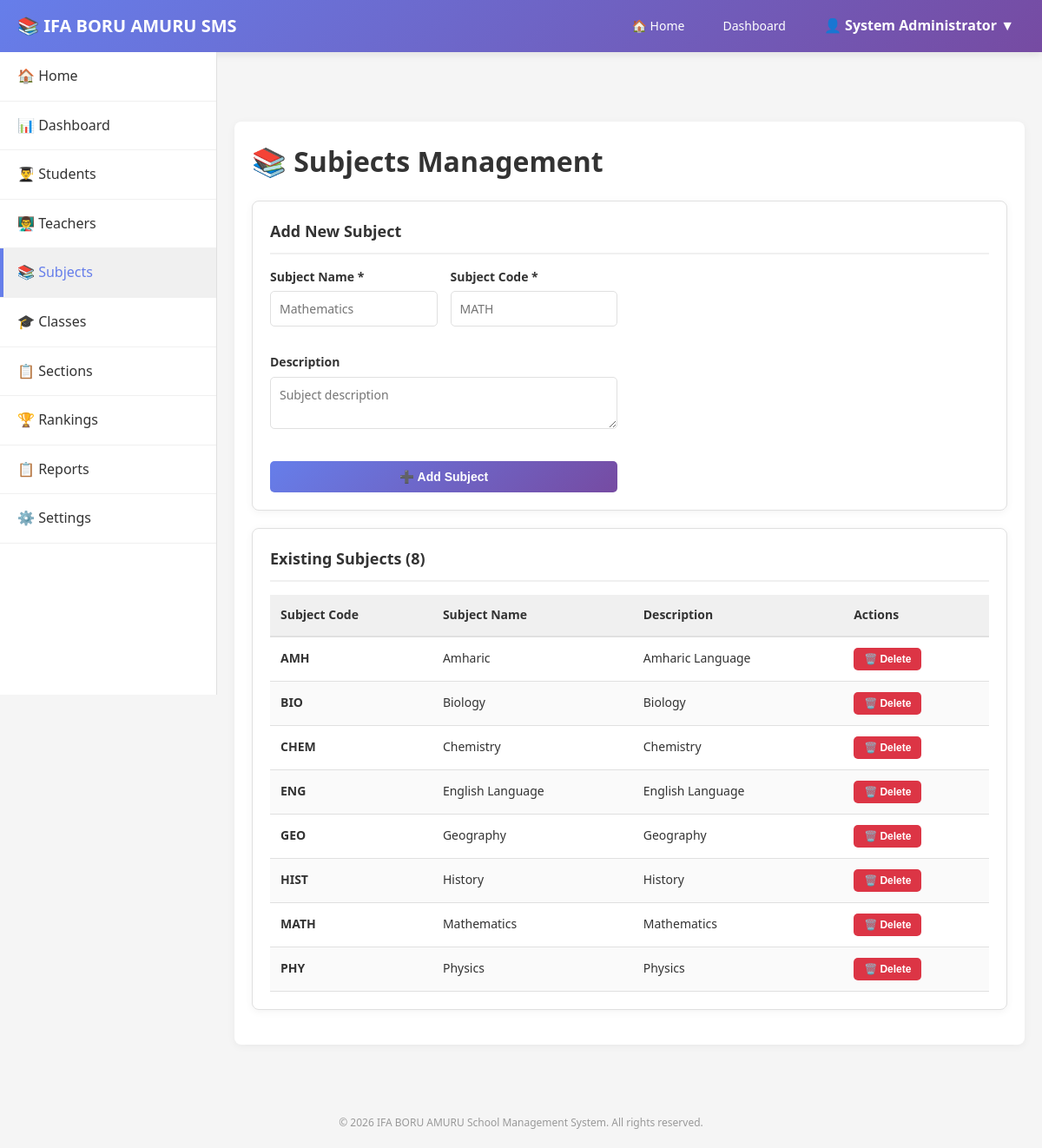
/admin/subjects.php (signed in), run on the app's committed database.
### tables this page shows
CREATE TABLE IF NOT EXISTS `subjects` (
    `subject_id` INT PRIMARY KEY AUTO_INCREMENT,
    `subject_name` VARCHAR(100) NOT NULL UNIQUE,
    `subject_code` VARCHAR(20) NOT NULL UNIQUE,
    `description` TEXT,
    `created_at` TIMESTAMP DEFAULT CURRENT_TIMESTAMP,
    INDEX `idx_subject_name` (`subject_name`)
);

### admin/subjects.php (the view, shortened to what this page needs)
<?php
require_once 'header.php';
$db = new Database();
$pdo = $db->connect();
$subjects = $pdo->query("SELECT * FROM subjects ORDER BY subject_name")->fetchAll();
?>
        <div class="container">
            <div style="display: flex; justify-content: space-between; align-items: center; margin-bottom: 20px;">
                <h1>📚 Subjects Management</h1>
            </div>
            <div class="card">
                <div class="card-title">Add New Subject</div>
                <form method="POST" style="max-width: 400px; display: grid; grid-template-columns: 1fr 1fr; gap: 15px;">
                    <div class="form-group">
                        <label for="subject_name">Subject Name *</label>
                        <input type="text" id="subject_name" name="subject_name" required placeholder="Mathematics">
                    </div>
                    <div class="form-group">
                        <label for="subject_code">Subject Code *</label>
                        <input type="text" id="subject_code" name="subject_code" required placeholder="MATH">
                    </div>
                    <div class="form-group" style="grid-column: 1 / -1;">
                        <label for="description">Description</label>
                        <textarea id="description" name="description" rows="2" placeholder="Subject description"></textarea>
                    </div>
                    <button type="submit" class="btn" style="grid-column: 1 / -1;">➕ Add Subject</button>
                </form>
            </div>
            <div class="card">
                <div class="card-title">Existing Subjects (<?php echo count($subjects); ?>)</div>
                <table>
                    <thead>
                        <tr>
                            <th>Subject Code</th>
                            <th>Subject Name</th>
                            <th>Description</th>
                            <th>Actions</th>
                        </tr>
                    </thead>
                    <tbody>
                        <?php
                        if (count($subjects) > 0) {
                            foreach ($subjects as $subject) {
                                echo "<tr>
                                    <td><strong>{$subject['subject_code']}</strong></td>
                                    <td>{$subject['subject_name']}</td>
                                    <td>{$subject['description']}</td>
                                    <td>
                                        <form method='POST' style='display: inline;'>
                                            <input type='hidden' name='action' value='delete'>
                                            <input type='hidden' name='subject_id' value='{$subject['subject_id']}'>
                                            <button type='submit' class='btn btn-small btn-danger' onclick='return confirm(\"Are you sure?\");'>🗑️ Delete</button>
                                        </form>
                                    </td>
                                </tr>";
                            }
                        } else {
                            echo "<tr><td colspan='4' style='text-align: center; color: #999;'>No subjects yet. Add your first subject above.</td></tr>";
                        }
                        ?>
                    </tbody>
                </table>
            </div>
        </div>
<?php require_once 'footer.php'; ?>

### assets/css/style.css (style rules this page uses)
* { margin: 0; padding: 0; box-sizing: border-box; }
body { font-family: 'Segoe UI', Tahoma, Geneva, Verdana, sans-serif; line-height: 1.6; color: #333; background: #f5f5f5; }
.container { max-width: 1200px; margin: 0 auto; padding: 0 20px; }
.btn { display: inline-block; padding: 10px 20px; background: linear-gradient(135deg, #667eea 0%, #764ba2 100%); color: white; text-decoration: none; border-radius: 5px; border: none; cursor: pointer; font-size: 14px; font-weight: 600; transition: all 0.3s ease; }
.btn-danger { background: #dc3545; }
.btn-small { padding: 6px 12px; font-size: 12px; }
.card { background: white; border-radius: 8px; padding: 20px; margin-bottom: 20px; box-shadow: 0 2px 10px rgba(0, 0, 0, 0.05); border: 1px solid #e0e0e0; }
.card-title { font-size: 18px; font-weight: 600; margin-bottom: 15px; color: #333; border-bottom: 2px solid #f0f0f0; padding-bottom: 10px; }
.form-group { margin-bottom: 15px; }
.form-group label { display: block; margin-bottom: 5px; font-weight: 600; color: #333; font-size: 14px; }
.form-group input, .form-group select, .form-group textarea { width: 100%; padding: 10px; border: 1px solid #e0e0e0; border-radius: 5px; font-size: 14px; font-family: inherit; transition: border-color 0.3s ease; }
table { width: 100%; border-collapse: collapse; margin-top: 15px; background: white; }
table th { background: #f8f9fa; padding: 12px; text-align: left; font-weight: 600; color: #333; border-bottom: 2px solid #e0e0e0; font-size: 14px; }
table td { padding: 12px; border-bottom: 1px solid #e0e0e0; font-size: 14px; }
table tr:nth-child(even) { background: #fafafa; }

### admin/header.php (style rules this page uses)
* { margin: 0; padding: 0; box-sizing: border-box; }
body { font-family: 'Segoe UI', Tahoma, Geneva, Verdana, sans-serif; background: #f5f5f5; }
.container { background: white; border-radius: 8px; padding: 20px; box-shadow: 0 2px 10px rgba(0, 0, 0, 0.05); }
.card { background: white; border-radius: 8px; padding: 20px; margin-bottom: 20px; box-shadow: 0 2px 10px rgba(0, 0, 0, 0.05); }
.card-title { font-size: 18px; font-weight: 600; margin-bottom: 15px; color: #333; }
.btn { display: inline-block; padding: 10px 20px; background: linear-gradient(135deg, #667eea 0%, #764ba2 100%); color: white; text-decoration: none; border-radius: 5px; border: none; cursor: pointer; font-size: 14px; transition: transform 0.2s; }
.btn-danger { background: #dc3545; }
.btn-small { padding: 6px 12px; font-size: 12px; }
table { width: 100%; border-collapse: collapse; margin-top: 15px; }
table th { background: #f0f0f0; padding: 12px; text-align: left; font-weight: 600; color: #333; border-bottom: 2px solid #e0e0e0; }
table td { padding: 12px; border-bottom: 1px solid #e0e0e0; }
.form-group { margin-bottom: 15px; }
.form-group label { display: block; margin-bottom: 5px; font-weight: 600; color: #333; font-size: 14px; }
.form-group input, .form-group select, .form-group textarea { width: 100%; padding: 10px; border: 1px solid #e0e0e0; border-radius: 5px; font-size: 14px; font-family: inherit; }

### data on the page
subjects: subject_code "AMH", subject_name "Amharic", description "Amharic Language"
subjects: subject_code "BIO", subject_name "Biology", description "Biology"
subjects: subject_code "CHEM", subject_name "Chemistry", description "Chemistry"
subjects: subject_code "ENG", subject_name "English Language", description "English Language"
subjects: subject_code "GEO", subject_name "Geography", description "Geography"
subjects: subject_code "HIST", subject_name "History", description "History"
subjects: subject_code "MATH", subject_name "Mathematics", description "Mathematics"
subjects: subject_code "PHY", subject_name "Physics", description "Physics"

### other printed values
$_SESSION['admin_name'] "System Administrator"
count($subjects) "8"
